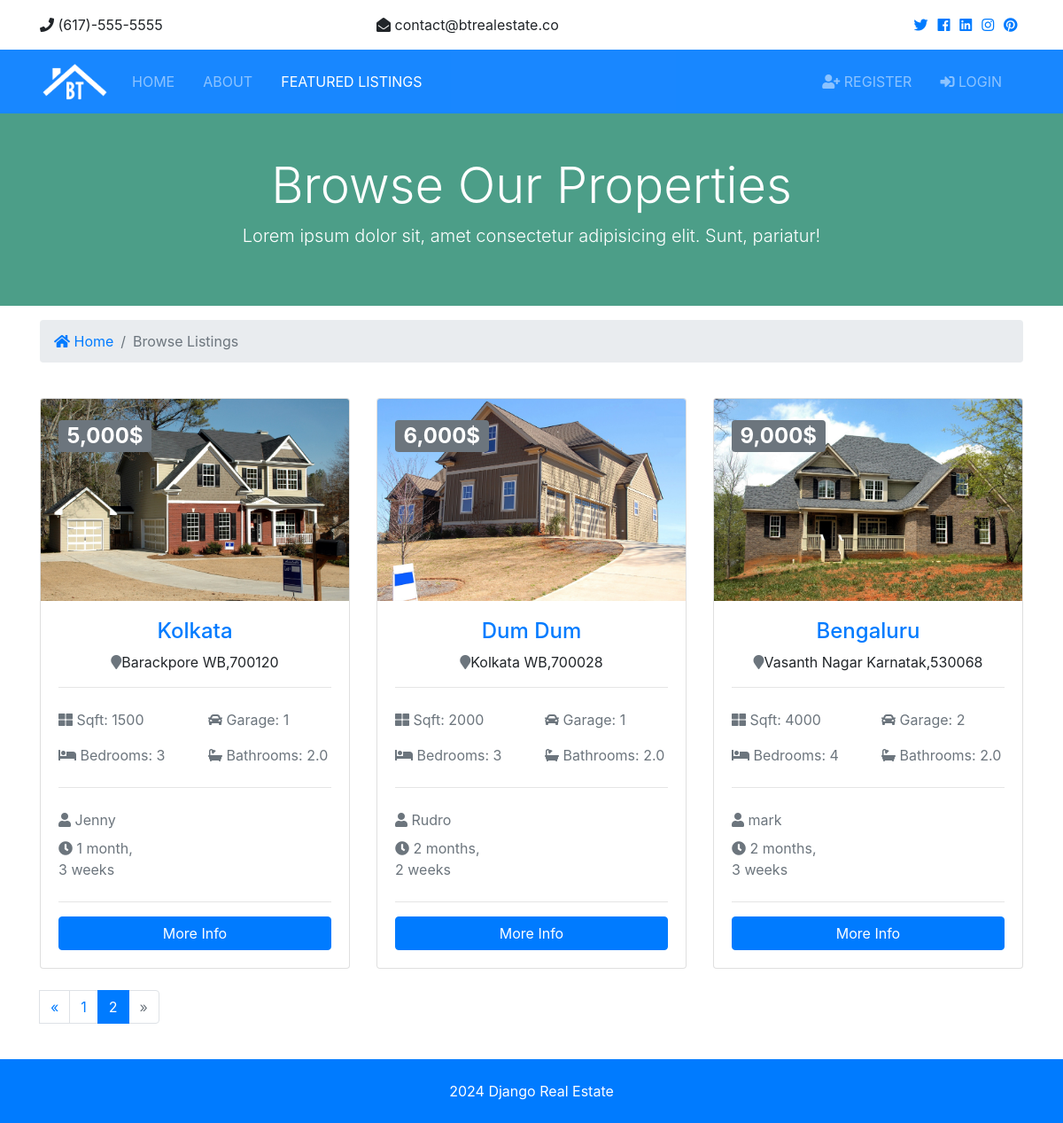
The app's page /listings/?page=2 with its own data.
### listings/models.py (models this page shows, shortened)
class Listing(models.Model):
    realtor = models.ForeignKey(Realtor, on_delete=models.DO_NOTHING)
    title = models.CharField(max_length = 200)
    address = models.CharField(max_length = 200)
    city = models.CharField(max_length = 200)
    state = models.CharField(max_length = 200)
    zipcode = models.CharField(max_length = 200)
    description = models.TextField(blank=True)
    price = models.IntegerField()
    bedrooms = models.IntegerField()
    bathrooms = models.DecimalField(max_digits=2,decimal_places=1)
    garage = models.IntegerField(default=0)
    sqft = models.IntegerField()
    lot_size= models.DecimalField(max_digits=5,decimal_places=1)
    photo_main = models.ImageField(upload_to ='photos/%Y/%m/%d/', blank=True)
    photo_1 = models.ImageField(upload_to ='photos/%Y/%m/%d/',blank=True)
    photo_2 = models.ImageField(upload_to ='photos/%Y/%m/%d/', blank=True)
    photo_3 = models.ImageField(upload_to ='photos/%Y/%m/%d/', blank=True)
    photo_4 = models.ImageField(upload_to ='photos/%Y/%m/%d/', blank=True)
    photo_5 = models.ImageField(upload_to ='photos/%Y/%m/%d/', blank=True)
    is_published = models.BooleanField(default=True)
    list_date = models.DateTimeField(default= datetime.now , blank=True)

### realtors/models.py (models this page shows)
class Realtor(models.Model):
    name = models.CharField(max_length= 200)
    photo = models.ImageField(upload_to='photos/%Y/%m/%d/')
    description = models.TextField(max_length= 500)
    phone = models.CharField(max_length= 50)
    email = models.CharField(max_length= 50)
    is_mvp = models.BooleanField(default=False)
    hire_date = models.DateTimeField(default=datetime.now, blank=True)
    def __str__(self):
        return self.name

### listings/views.py (the view)
# urls.py: path('', views.index, name='listings'),
def index(request):
    listings = Listing.objects.order_by('-list_date').filter(is_published=True)
    paginator = Paginator(listings, 3)
    page = request.GET.get('page')
    paged_listings = paginator.get_page(page)
    context = {
        'listings': paged_listings,
    }
    return render(request, 'listings/listings.html', context)

### templates/listings/listings.html
{% extends "base.html" %}
{% load humanize %}
{% block content %}
<section id="showcase-inner" class="py-5 text-white">
    <div class="container">
      <div class="row text-center">
        <div class="col-md-12">
          <h1 class="display-4">Browse Our Properties</h1>
          <p class="lead">Lorem ipsum dolor sit, amet consectetur adipisicing elit. Sunt, pariatur!</p>
        </div>
      </div>
    </div>
</section>
  <section id="bc" class="mt-3">
    <div class="container">
      <nav aria-label="breadcrumb">
        <ol class="breadcrumb">
          <li class="breadcrumb-item">
            <a href="{% url "home" %}">
              <i class="fas fa-home"></i> Home</a>
          </li>
          <li class="breadcrumb-item active"> Browse Listings</li>
        </ol>
      </nav>
    </div>
  </section>
 <section id="listings" class="py-4">
    <div class="container">
      <div class="row">
        {% if listings %}
          {% for listing in listings %}
          <div class="col-md-6 col-lg-4 mb-4">
            <div class="card listing-preview">
              <img class="card-img-top" src="{{listing.photo_main.url}}" alt="">
              <div class="card-img-overlay">
                <h2>
                  <span class="badge badge-secondary text-white">{{listing.price | intcomma}}$</span>
                </h2>
              </div>
              <div class="card-body">
                <div class="listing-heading text-center">
                  <h4 class="text-primary">{{listing.title}}</h4>
                  <p>
                    <i class="fas fa-map-marker text-secondary"></i>{{ listing.city }} {{listing.state}},{{listing.zipcode}}</p>
                </div>
                <hr>
                <div class="row py-2 text-secondary">
                  <div class="col-6">
                    <i class="fas fa-th-large"></i> Sqft: {{listing.sqft}}</div>
                  <div class="col-6">
                    <i class="fas fa-car"></i> Garage: {{listing.garage}}</div>
                </div>
                <div class="row py-2 text-secondary">
                  <div class="col-6">
                    <i class="fas fa-bed"></i> Bedrooms: {{listing.bedrooms}}</div>
                  <div class="col-6">
                    <i class="fas fa-bath"></i> Bathrooms: {{listing.bathrooms}}</div>
                </div>
                <hr>
                <div class="row py-2 text-secondary">
                  <div class="col-12">
                    <i class="fas fa-user"></i> {{listing.realtor}}</div>
                </div>
                <div class="row text-secondary pb-2">
                  <div class="col-6">
                    <i class="fas fa-clock"></i> {{listing.list_date | timesince }}</div>
                </div>
                <hr>
                <a href="{% url 'listing' listing.id  %}" class="btn btn-primary btn-block">More Info</a>
              </div>
            </div>
          </div>
          {% endfor %}
        {% else %}
          <div class="col-md-12">
            <h1>No  properties found.</h1>
          </div>
        {% endif %}
      </div>
      <div class="row">
        <div class="col-md-12">
          {% if listings.has_other_pages %}
            <ul class="pagination">
              {% if listings.has_previous %}
                <li class="page-items">
                  <a href="?page={{listings.previous_page_number}}" class="page-link">&laquo;</a>
                </li>
              {% else %}
                <li class="page-item disabled">
                  <a class="page-link">&laquo;</a>
                </li>
              {% endif %}
              {% for i in listings.paginator.page_range %}
                {% if listings.number == i %}
                  <li class="page-item active">
                    <a class="page-link">{{i}}</a>
                  </li>
                {% else %}
                  <li class="page-item">
                    <a href="?page={{i}}" class="page-link">{{i}}</a>
                  </li>
                {% endif %}
              {% endfor %}
              {% if listings.has_next %}
                <li class="page-items">
                  <a href="?page={{listings.next_page_number}}" class="page-link">&raquo;</a>
                </li>
              {% else %}
                <li class="page-item disabled">
                  <a class="page-link">&raquo;</a>
                </li>
              {% endif %}
            </ul>
          {% endif %}
        </div>
      </div>
    </div>
  </section>
{% endblock content %}

### static/css/all.css (style rules this page uses)
.fa, .fas, .far, .fal, .fab { -moz-osx-font-smoothing: grayscale; -webkit-font-smoothing: antialiased; display: inline-block; font-style: normal; font-variant: normal; text-rendering: auto; line-height: 1; }
.fa-bath:before { content: "\f2cd"; }
.fa-bed:before { content: "\f236"; }
.fa-car:before { content: "\f1b9"; }
.fa-clock:before { content: "\f017"; }
.fa-home:before { content: "\f015"; }
.fa-map-marker:before { content: "\f041"; }
.fa-th-large:before { content: "\f009"; }
.fa-user:before { content: "\f007"; }
.fa, .fas { font-family: 'Font Awesome 5 Free'; font-weight: 900; }

### static/css/style.css (style rules this page uses)
img { width: 100%; }
#showcase-inner { background: url(../img/building.jpg) no-repeat top center fixed/cover; position: relative; overflow: hidden; min-height: 200px; }
#showcase-inner::before { content: ''; position: absolute; top: 0; left: 0; min-height: 100%; width: 100%; background: rgba(32, 134, 107, 0.8); }
.listing-preview a { position: relative; }

### records on screen
Listing: photo_main (picture), price "5,000", title "Kolkata", city "Barackpore", state "WB", zipcode "700120", sqft "1500", garage "1", bedrooms "3", bathrooms "2.0", realtor "Jenny", list_date "1 month, 3 weeks"
Listing: photo_main (picture), price "6,000", title "Dum Dum", city "Kolkata", state "WB", zipcode "700028", sqft "2000", garage "1", bedrooms "3", bathrooms "2.0", realtor "Rudro", list_date "2 months, 2 weeks"
Listing: photo_main (picture), price "9,000", title "Bengaluru", city "Vasanth Nagar", state "Karnatak", zipcode "530068", sqft "4000", garage "2", bedrooms "4", bathrooms "2.0", realtor "mark", list_date "2 months, 3 weeks"

### other values on screen
{{ i }} "1"
{{ i }} "2"
